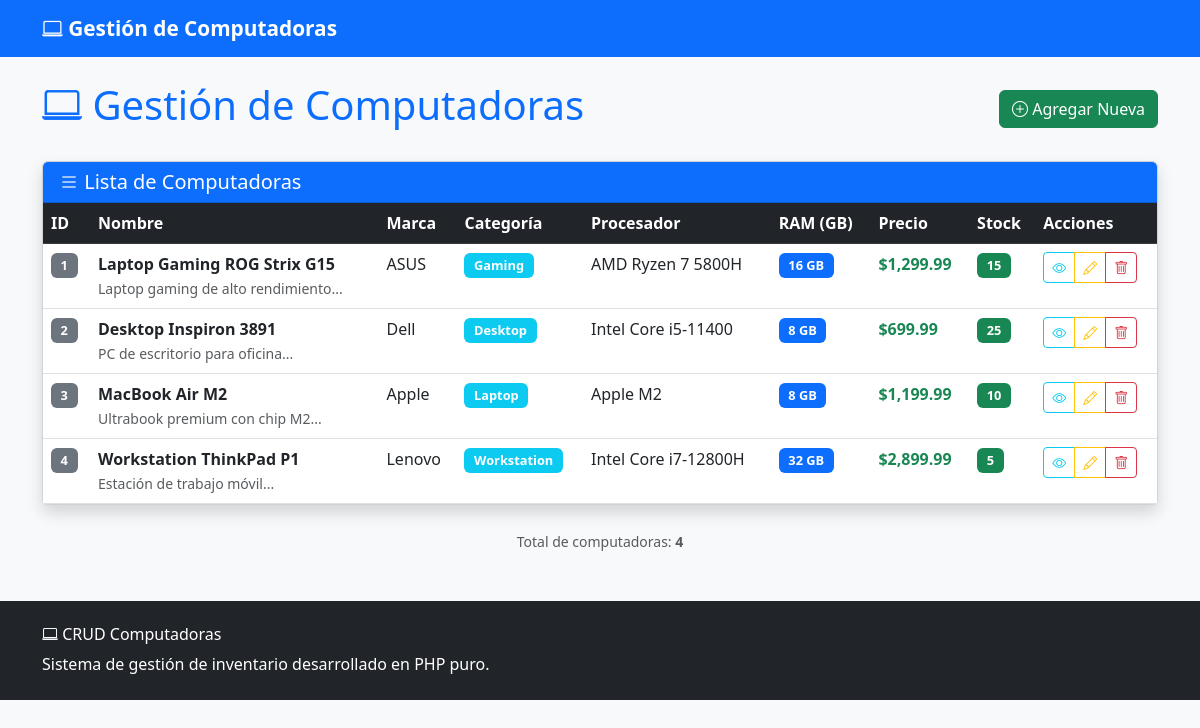
/views/listado.php, run on the app's committed database.
### tables this page shows
CREATE TABLE computadoras (
    id INT AUTO_INCREMENT PRIMARY KEY,
    nombre VARCHAR(255) NOT NULL,
    marca VARCHAR(100) NOT NULL,
    categoria VARCHAR(100) NOT NULL,
    procesador VARCHAR(255) NOT NULL,
    ram_gb INT NOT NULL,
    almacenamiento VARCHAR(255),
    tarjeta_grafica VARCHAR(255),
    precio DECIMAL(10,2) NOT NULL,
    stock INT DEFAULT 0,
    descripcion TEXT,
    fecha_agregado TIMESTAMP DEFAULT CURRENT_TIMESTAMP
);

### config/config.php (called while the page is built, shortened)
<?php
$base_url = '/S+/';
?>

### views/listado.php (the view, shortened to what this page needs)
<?php
require_once '../config/config.php';
try {
    $stmt = $pdo->query("SELECT * FROM computadoras ORDER BY fecha_agregado DESC");
    $computadoras = $stmt->fetchAll();
} catch(PDOException $e) {
    $error = "Error al obtener datos: " . $e->getMessage();
}
require_once '../includes/header.php';
?>
    <div class="container mt-4">
        <div class="row">
            <div class="col-12">
                <div class="d-flex justify-content-between align-items-center mb-4">
                    <h1 class="text-primary"><i class="bi bi-laptop"></i> Gestión de Computadoras</h1>
                    <a href="agregar.php" class="btn btn-success">
                        <i class="bi bi-plus-circle"></i> Agregar Nueva
                    </a>
                </div>
                <div class="card shadow">
                    <div class="card-header bg-primary text-white">
                        <h5 class="mb-0"><i class="bi bi-list"></i> Lista de Computadoras</h5>
                    </div>
                    <div class="card-body p-0">
                        <?php if (empty($computadoras)): ?>
                            <div class="text-center p-5">
                                <i class="bi bi-inbox display-1 text-muted"></i>
                                <p class="mt-3 text-muted">No hay computadoras registradas.</p>
                                <a href="agregar.php" class="btn btn-primary">Agregar la primera</a>
                            </div>
                        <?php else: ?>
                            <div class="table-responsive">
                                <table class="table table-hover mb-0">
                                    <thead class="table-dark">
                                        <tr>
                                            <th>ID</th>
                                            <th>Nombre</th>
                                            <th>Marca</th>
                                            <th>Categoría</th>
                                            <th>Procesador</th>
                                            <th>RAM (GB)</th>
                                            <th>Precio</th>
                                            <th>Stock</th>
                                            <th>Acciones</th>
                                        </tr>
                                    </thead>
                                    <tbody>
                                        <?php foreach ($computadoras as $comp): ?>
                                            <tr>
                                                <td><span class="badge bg-secondary"><?php echo $comp['id']; ?></span></td>
                                                <td>
                                                    <strong><?php echo htmlspecialchars($comp['nombre']); ?></strong>
                                                    <?php if ($comp['descripcion']): ?>
                                                        <br><small class="text-muted"><?php echo htmlspecialchars(substr($comp['descripcion'], 0, 50)) . '...'; ?></small>
                                                    <?php endif; ?>
                                                </td>
                                                <td><?php echo htmlspecialchars($comp['marca']); ?></td>
                                                <td>
                                                    <span class="badge bg-info"><?php echo htmlspecialchars($comp['categoria']); ?></span>
                                                </td>
                                                <td><?php echo htmlspecialchars($comp['procesador']); ?></td>
                                                <td><span class="badge bg-primary"><?php echo $comp['ram_gb']; ?> GB</span></td>
                                                <td><strong class="text-success">$<?php echo number_format($comp['precio'], 2); ?></strong></td>
                                                <td>
                                                    <?php if ($comp['stock'] > 0): ?>
                                                        <span class="badge bg-success"><?php echo $comp['stock']; ?></span>
                                                    <?php else: ?>
                                                        <span class="badge bg-danger">Sin stock</span>
                                                    <?php endif; ?>
                                                </td>
                                                <td>
                                                    <div class="btn-group" role="group">
                                                        <a href="ver.php?id=<?php echo $comp['id']; ?>"
                                                           class="btn btn-sm btn-outline-info"
                                                           title="Ver detalles">
                                                            <i class="bi bi-eye"></i>
                                                        </a>
                                                        <a href="editar.php?id=<?php echo $comp['id']; ?>"
                                                           class="btn btn-sm btn-outline-warning"
                                                           title="Editar">
                                                            <i class="bi bi-pencil"></i>
                                                        </a>
                                                        <a href="?delete=<?php echo $comp['id']; ?>"
                                                           class="btn btn-sm btn-outline-danger"
                                                           title="Eliminar"
                                                           onclick="return confirm('¿Estás seguro de eliminar esta computadora?')">
                                                            <i class="bi bi-trash"></i>
                                                        </a>
                                                    </div>
                                                </td>
                                            </tr>
                                        <?php endforeach; ?>
                                    </tbody>
                                </table>
                            </div>
                        <?php endif; ?>
                    </div>
                </div>
                <div class="mt-4 text-center">
                    <small class="text-muted">
                        Total de computadoras: <strong><?php echo count($computadoras); ?></strong>
                    </small>
                </div>
            </div>
        </div>
    </div>
<?php require_once '../includes/footer.php'; ?>

### includes/header.php (shortened to what this page needs)
<!DOCTYPE html>
<html lang="es">
<head>
    <link href="https://cdn.jsdelivr.net/npm/bootstrap@5.3.0/dist/css/bootstrap.min.css" rel="stylesheet">
    <link href="https://cdn.jsdelivr.net/npm/bootstrap-icons@1.10.0/font/bootstrap-icons.css" rel="stylesheet">
    <link href="<?php echo $base_url; ?>assets/style.css" rel="stylesheet">
</head>
<body class="bg-light">
    <nav class="navbar navbar-expand-lg navbar-dark bg-primary">
        <div class="container">
            <a class="navbar-brand" href="<?php echo $base_url; ?>">
                <i class="bi bi-laptop"></i> Gestión de Computadoras
            </a>
        </div>
    </nav>

### includes/footer.php (shortened to what this page needs)
    <footer class="bg-dark text-white mt-5 py-4">
        <div class="container">
            <div class="row">
                <div class="col-md-6">
                    <h6><i class="bi bi-laptop"></i> CRUD Computadoras</h6>
                    <p class="mb-0">Sistema de gestión de inventario desarrollado en PHP puro.</p>
                </div>
            </div>
        </div>
    </footer>
</body>
</html>

### assets/style.css (style rules this page uses)
.card { transition: transform 0.2s ease-in-out, box-shadow 0.2s ease-in-out; }
.btn { transition: all 0.2s ease-in-out; }
.navbar-brand { font-weight: 600; font-size: 1.3rem; }
.badge { font-size: 0.8rem; padding: 0.4rem 0.6rem; }
footer { margin-top: auto; }

### data on the page
computadoras: id "1", nombre "Laptop Gaming ROG Strix G15", descripcion "Laptop gaming de alto rendimiento", marca "ASUS", categoria "Gaming", procesador "AMD Ryzen 7 5800H", ram_gb "16", precio "1,299.99", stock "15"
computadoras: id "2", nombre "Desktop Inspiron 3891", descripcion "PC de escritorio para oficina", marca "Dell", categoria "Desktop", procesador "Intel Core i5-11400", ram_gb "8", precio "699.99", stock "25"
computadoras: id "3", nombre "MacBook Air M2", descripcion "Ultrabook premium con chip M2", marca "Apple", categoria "Laptop", procesador "Apple M2", ram_gb "8", precio "1,199.99", stock "10"
computadoras: id "4", nombre "Workstation ThinkPad P1", descripcion "Estación de trabajo móvil", marca "Lenovo", categoria "Workstation", procesador "Intel Core i7-12800H", ram_gb "32", precio "2,899.99", stock "5"

### other printed values
count($computadoras) "4"
